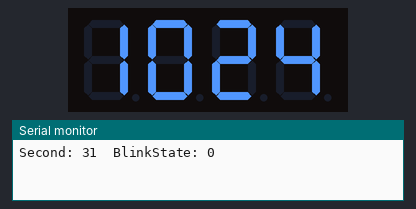
Simulated run of this sketch. Board: ESP32. Parts: 4-digit seven-segment display, the last lines printed to the serial monitor. Wiring (inferred from the names in the program): MAX7219 LED driver: CS GPIO 5. WiFi joins after 1.5 s; servers stay silent unless stated; the local clock reads 2024-03-15 10:24:30 at power-on unless the sketch sets it.

Above: at 1.6 s.
At 65.6 s:
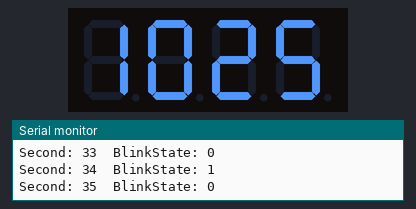
At 128.6 s:
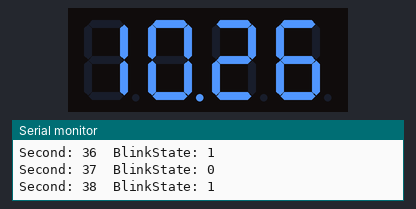

The sketch:

Test3_NTP_setup_no_RTC-v2.ino
```cpp
// ================V2==================
#include <WiFi.h>
#include <SPI.h>
#include <time.h>

#define CS 5

// ======== WIFI CREDENTIALS =========
const char* ssid     = "Itzz_Infinity";
const char* password = "123456789";

// ======== NTP SETTINGS =========
const char* ntpServer = "pool.ntp.org";
const long  gmtOffset_sec = 19800;     // IST = 5.5 * 3600
const int   daylightOffset_sec = 0;

// Segment pattern: DP A B C D E F G
byte Digits[10] = {
  B01111110,  // 0
  B00110000,  // 1
  B01101101,  // 2
  B01111001,  // 3
  B00110011,  // 4
  B01011011,  // 5
  B01011111,  // 6
  B01110000,  // 7
  B01111111,  // 8
  B01111011   // 9
};

void sendCommand(byte address, byte data) {
  digitalWrite(CS, LOW);
  SPI.transfer(address);
  SPI.transfer(data);
  digitalWrite(CS, HIGH);
}

void setupMAX7219() {
  sendCommand(0x0F, 0x00);  // Display test OFF
  sendCommand(0x0C, 0x01);  // Shutdown OFF
  sendCommand(0x0B, 0x03);  // Scan limit = 4 digits
  sendCommand(0x0A, 0x08);  // Intensity
  sendCommand(0x09, 0x00);  // Decode OFF (RAW)
}

void connectWiFi() {
  WiFi.begin(ssid, password);
  while (WiFi.status() != WL_CONNECTED) {
    delay(500);
  }
}
void displayTime(int hour, int minute, bool blinkState) {

  int h1 = hour / 10;
  int h2 = hour % 10;
  int m1 = minute / 10;
  int m2 = minute % 10;

  byte seg_h1 = Digits[h1];
  byte seg_h2 = Digits[h2];
  byte seg_m1 = Digits[m1];
  byte seg_m2 = Digits[m2];

  // Blink DP on digit 2 (between HH:MM)
  if (blinkState)
    seg_h2 |= 0x80;   // Turn DP ON
  else
    seg_h2 &= 0x7F;   // Turn DP OFF

  sendCommand(4, seg_h1);
  sendCommand(3, seg_h2);
  sendCommand(2, seg_m1);
  sendCommand(1, seg_m2);
}

void setup() {
  Serial.begin(115200);

  pinMode(CS, OUTPUT);
  digitalWrite(CS, HIGH);
  SPI.begin();
  setupMAX7219();

  connectWiFi();

  configTime(gmtOffset_sec, daylightOffset_sec, ntpServer);
}

void loop() {

  struct tm timeinfo;

  if (!getLocalTime(&timeinfo)) {
    Serial.println("Failed to get time");
    delay(1000);
    return;
  }

  int hour   = timeinfo.tm_hour;
  int minute = timeinfo.tm_min;
  int second = timeinfo.tm_sec;

  bool blinkState = (second % 2 == 0);

  Serial.print("Second: ");
  Serial.print(second);
  Serial.print("  BlinkState: ");
  Serial.println(blinkState);

  displayTime(hour, minute, blinkState);

  delay(1000);   // IMPORTANT: make it 1000ms for clean observation
}
```
